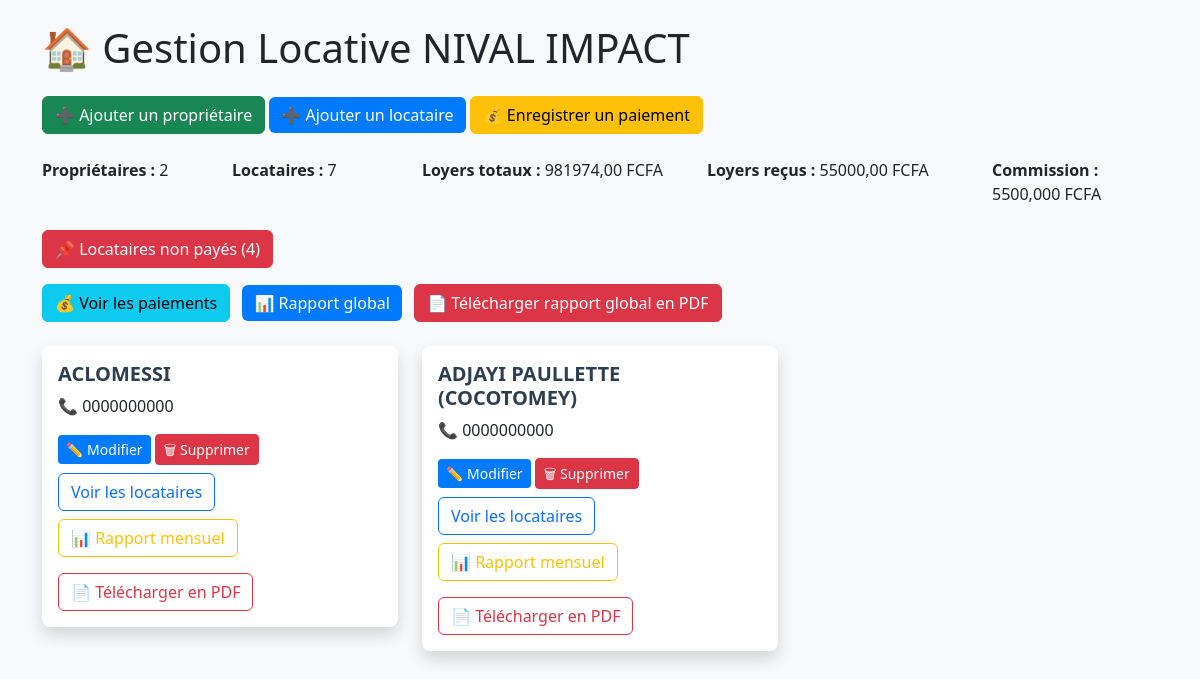
The page / on the database its author committed.
### core/models.py (models this page shows)
class Proprietaire(models.Model):
    nom = models.CharField(max_length=100)
    numero = models.CharField(max_length=20, default="0000000000")
    def __str__(self):
        return self.nom

### core/views.py (the view)
# urls.py: path("", views.accueil, name="accueil"),
def accueil(request):
    mois = request.GET.get("mois")
    proprietaires = Proprietaire.objects.all()
    locataires = Locataire.objects.all()
    paiements = Paiement.objects.all()
    if mois and mois.isdigit():
         paiements = paiements.filter(mois_concerne=int(mois))
    total_loyers = sum([l.loyer_mensuel for l in locataires])
    total_recu = sum([p.montant for p in paiements])
    commission = total_recu * Decimal('0.1')
    locataires_non_payes = []
    for proprietaire in proprietaires:
        for locataire in proprietaire.locataires.all():   # <-- CORRECT
            paiement_existe = paiements.filter(locataire=locataire).exists()
            if not paiement_existe:
                locataires_non_payes.append({
                    "proprietaire": proprietaire,
                    "locataire": locataire,
                })
    loyers_dict = {str(locataire.id): float(locataire.loyer_mensuel) for locataire in locataires}
    context = {
        "proprietaires": proprietaires,
        "locataires": locataires,
        "locataires_count": locataires.count(),
        "proprietaires_count": proprietaires.count(),
        "total_loyers": total_loyers,
        "total_recu": total_recu,
        "commission": commission,
        "mois": mois,
        "mois_list": range(1, 13),
        "locataires_non_payes": locataires_non_payes,
        "non_payes_count": len(locataires_non_payes),
        "proprietaire_form": ProprietaireForm(),
        "locataire_form": LocataireForm(),
        "paiement_form": PaiementForm(),
        "loyers_dict": loyers_dict,
    }
    return render(request, "core/accueil.html", context)

### core/templates/core/accueil.html (shortened to what this page needs)
{% load static %}
<!DOCTYPE html>
<html lang="fr">
<head>
    <link rel="stylesheet" href="https://cdn.jsdelivr.net/npm/bootstrap@5.3.2/dist/css/bootstrap.min.css">
    <link rel="stylesheet" href="{% static 'css/style.css' %}">
</head>
<body class="container mt-4 bg-light">
    <h1 class="mb-4">🏠 Gestion Locative NIVAL IMPACT</h1>
    <div class="mb-4">
    <button class="btn btn-success" data-bs-toggle="modal" data-bs-target="#modalProprietaire">➕ Ajouter un propriétaire</button>
    <button class="btn btn-primary" data-bs-toggle="modal" data-bs-target="#modalLocataire">➕ Ajouter un locataire</button>
    <button class="btn btn-warning" data-bs-toggle="modal" data-bs-target="#modalPaiement">💰 Enregistrer un paiement</button>
</div>
    <div class="row mb-4">
        <div class="col-md-2"><strong>Propriétaires :</strong> {{ proprietaires_count }}</div>
        <div class="col-md-2"><strong>Locataires :</strong> {{ locataires_count }}</div>
        <div class="col-md-3"><strong>Loyers totaux :</strong> {{ total_loyers }} FCFA</div>
        <div class="col-md-3"><strong>Loyers reçus :</strong> {{ total_recu }} FCFA</div>
        <div class="col-md-2"><strong>Commission :</strong> {{ commission }} FCFA</div>
    </div>
<button class="btn btn-danger mb-3" type="button" data-bs-toggle="collapse" data-bs-target="#nonPayesList">
  📌 Locataires non payés ({{ non_payes_count }})
</button>
<div class="mb-4">
  <a href="{% url 'liste_paiements' %}" class="btn btn-info me-2">
    💰 Voir les paiements
  </a>
  <a href="{% url 'rapport_global' %}" class="btn btn-primary me-2">
    📊 Rapport global
  </a>
  <a href="{% url 'rapport_global_pdf' %}" class="btn btn-danger">
    📄 Télécharger rapport global en PDF
  </a>
</div>
<div class="row">
    {% for proprietaire in proprietaires %}
    <div class="col-md-4 mb-3">
        <div class="card shadow">
            <div class="card-body">
                <h5 class="card-title">{{ proprietaire.nom }}</h5>
                <p class="card-text">📞 {{ proprietaire.numero }}</p>
                <button class="btn btn-sm btn-primary" data-bs-toggle="modal" data-bs-target="#modalModifierProprietaire{{ proprietaire.id }}">✏️ Modifier</button>
                <button class="btn btn-sm btn-danger" data-bs-toggle="modal" data-bs-target="#modalSupprimerProprietaire{{ proprietaire.id }}">🗑 Supprimer</button>
                <button class="btn btn-outline-primary mt-2" type="button" data-bs-toggle="collapse" data-bs-target="#locataires{{ proprietaire.id }}">
                    Voir les locataires
                </button>
                <a href="{% url 'rapport_proprietaire' proprietaire.id %}" class="btn btn-outline-warning mt-2">
                          📊 Rapport mensuel
                 </a>
                 <a href="{% url 'rapport_proprietaire_pdf' proprietaire.id %}" class="btn btn-outline-danger mt-3">
                      📄 Télécharger en PDF
                </a>
            </div>
        </div>
    </div>
    {% endfor %}
</div>
</body>
</html>

### locative_app/static/css/style.css (style rules this page uses)
body { background-color: #f8f9fa; font-family: 'Segoe UI', sans-serif; }
.card { border: none; border-radius: 8px; box-shadow: 0 2px 6px rgba(0,0,0,0.1); }
.card-title { font-weight: bold; color: #2c3e50; }
.btn-primary { background-color: #007bff; border: none; }

### rows shown on the page
Proprietaire: nom "ACLOMESSI", numero "0000000000"
Proprietaire: nom "ADJAYI PAULLETTE (COCOTOMEY)", numero "0000000000"

### other values the page prints
{{ proprietaires_count }} "2"
{{ locataires_count }} "7"
{{ total_loyers }} "981974,00"
{{ total_recu }} "55000,00"
{{ commission }} "5500,000"
{{ non_payes_count }} "4"
